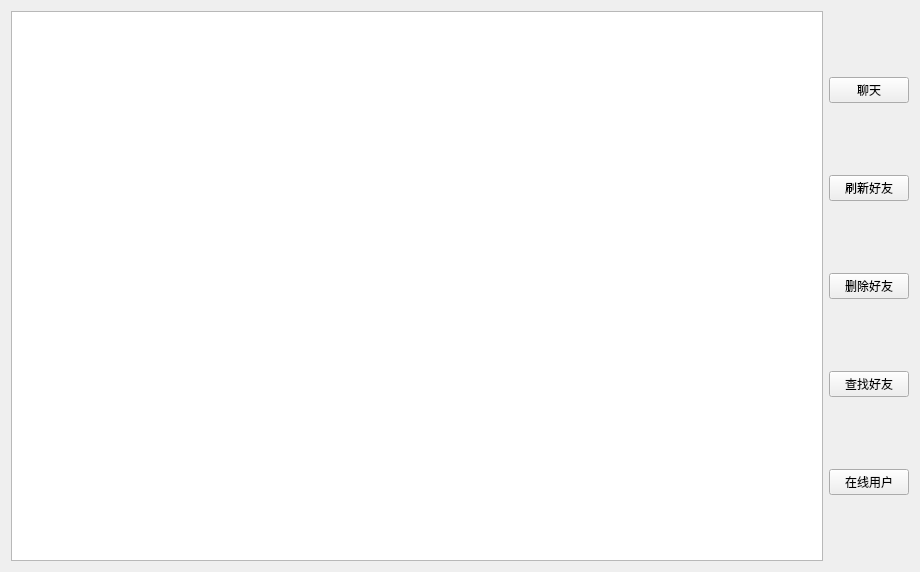
<?xml version="1.0" encoding="UTF-8"?>
<ui version="4.0">
 <class>Friend</class>
 <widget class="QWidget" name="Friend">
  <property name="geometry">
   <rect>
    <x>0</x>
    <y>0</y>
    <width>920</width>
    <height>572</height>
   </rect>
  </property>
  <property name="windowTitle">
   <string>好友</string>
  </property>
  <property name="windowIcon">
   <iconset resource="config.qrc">
    <normaloff>:/friend.png</normaloff>:/friend.png</iconset>
  </property>
  <layout class="QHBoxLayout" name="horizontalLayout_2">
   <item>
    <layout class="QHBoxLayout" name="horizontalLayout">
     <item>
      <widget class="QListWidget" name="listWidget"/>
     </item>
     <item>
      <layout class="QVBoxLayout" name="verticalLayout">
       <item>
        <widget class="QPushButton" name="chat_PB">
         <property name="text">
          <string>聊天</string>
         </property>
        </widget>
       </item>
       <item>
        <widget class="QPushButton" name="flush_PB">
         <property name="text">
          <string>刷新好友</string>
         </property>
        </widget>
       </item>
       <item>
        <widget class="QPushButton" name="del_PB">
         <property name="text">
          <string>删除好友</string>
         </property>
        </widget>
       </item>
       <item>
        <widget class="QPushButton" name="findUser_PB">
         <property name="text">
          <string>查找好友</string>
         </property>
        </widget>
       </item>
       <item>
        <widget class="QPushButton" name="onlineUser_PB">
         <property name="text">
          <string>在线用户</string>
         </property>
        </widget>
       </item>
      </layout>
     </item>
    </layout>
   </item>
  </layout>
 </widget>
 <resources>
  <include location="config.qrc"/>
 </resources>
 <connections/>
</ui>
